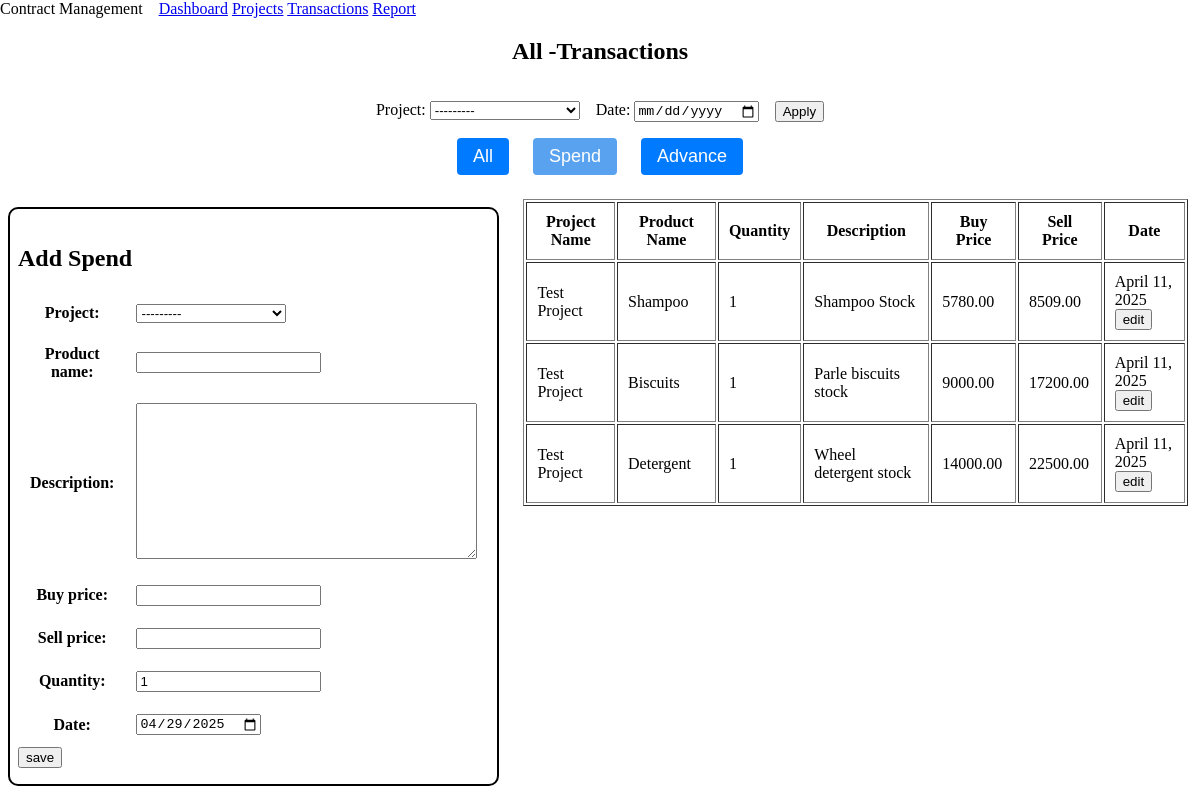
/dash/transactions/spend/, run on the app's committed database.
### dash/models.py (models this page shows, shortened)
class Inventory(models.Model):
    project = models.ForeignKey(Project, on_delete=models.CASCADE,
                                      related_name='inventories')
    product_name = models.CharField(max_length=255)
    description = models.TextField(blank=True)
    buy_price = models.DecimalField(max_digits=10, decimal_places=2)
    sell_price = models.DecimalField(max_digits=10, decimal_places=2)
    total_buy= models.DecimalField(max_digits=10, decimal_places=2, default=0.00)
    total_sell = models.DecimalField(max_digits=10, decimal_places=2, default=0.00)
    total_profit = models.DecimalField(max_digits=10, decimal_places=2, default=0.00)
    quantity = models.PositiveIntegerField()
    date = models.DateField(default=timezone.now)

class Project(models.Model):
    organization = models.ForeignKey(Organization, on_delete=models.CASCADE,
                                      related_name='projects')
    name = models.CharField(max_length=255)
    description = models.TextField(blank=True)
    advance_total = models.DecimalField(max_digits=10, decimal_places=2, default=0.00)
    lifetime_advance = models.DecimalField(max_digits=10, decimal_places=2, default=0.00)
    buy_total = models.DecimalField(max_digits=10, decimal_places=2, default=0.00)
    sell_total = models.DecimalField(max_digits=10, decimal_places=2, default=0.00)
    profit_total = models.DecimalField(max_digits=10, decimal_places=2, default=0.00)
    is_active = models.BooleanField(default=True)
    date_created = models.DateTimeField(auto_now_add=True)
    def __str__(self):
        return f"{self.name} ({self.organization.name})"

### dash/views.py (the view, shortened to what this page needs)
# urls.py: path('transactions/spend/',view=v.dash_spend,name="trans_spend"),
def dash_spend(request):
    form = forms.ExpenseForm(request.POST or None)
    filters=forms.FilterForm(request.POST or None)
    cookie=request.COOKIES
    id=cookie.get('id')
    date=cookie.get('date')
    filters.fields['project'].initial=id
    form.fields['project'].initial=id
    filters.fields['date'].initial=date
    form.fields['quantity'].initial = 1
    if id  is None and date is None:
        data=models.Inventory.objects.all()
    elif id is None and date is not None:
        data=models.Inventory.objects.filter(date=date)
    elif date is None and id is not None:
        data=models.Inventory.objects.filter(project_id=id)
    else:
        if date:
            data = models.Inventory.objects.filter(project_id=id, date=date)
        else:
            data = models.Inventory.objects.filter(project_id=id)
    try:
        org=models.Organization.objects.first()
        project=org.projects.get(id=id)
        upper_text=project.name
    except Exception as e:
        upper_text="All"
    return render(request, "dash/transactions.html", {
        "notify": " -Spend",
        "form": form,
        "view": "exp",
        "data":data,
        "filters":filters,
        "upper_text":f"{upper_text} -",
    })

### dash/forms.py
class ExpenseForm(forms.ModelForm):
    project = forms.ModelChoiceField(queryset=models.Project.objects.filter(is_active=True), required=True)
    class Meta:
        model=models.Inventory
        fields="__all__"
        exclude=['total_buy','total_sell','total_profit']
        widgets = {
            'date': forms.DateInput(attrs={'type': 'date'})
        }

class FilterForm(forms.Form):
    project = forms.ModelChoiceField(queryset=models.Project.objects.all(), required=False)
    date = forms.DateField(widget=forms.DateInput(attrs={'type': 'date', 'value':f'{timezone.now}'}),
        initial=timezone.now,required=False)

### dash/templates/dash/transactions.html (shortened to what this page needs)
{% extends "base.html" %}
{% load static %}
{% block head %}
    <link rel="stylesheet" href="{% static "dash/transactions_style.css" %}">
{% endblock head %}
{% block body %}
<div class="transactions">
    <div class="upper">
      <div class="upper_section">
        <h2 class="upper_text">{{upper_text}}Transactions</h2>
        <form class="upper_filters"  method='POST'>
            {% if filters %}
            {{ filters}}
            {% endif %}
            <button type="submit">Apply</button>
        </form>
      </div>
        <div class="upper_select">
        <form action="{% url "dash:transactions" %}" method='GET'>
            <button class="upper_btn" {% if view == "all" %} style="background: #59a2f0;" {%endif%} >All</button></form>
        <form action="{% url "dash:trans_spend" %}" method='GET'>
            <button class="upper_btn" {% if view == "exp" %} style="background: #59a2f0;" {%endif%}>Spend</button></form>
        <form action="{% url "dash:trans_advance" %}" method='GET'>
            <button class="upper_btn"{% if view == "adv" %} style="background: #59a2f0;" {%endif%}>Advance</button></form>
        </div>
    </div>
    <div class="data">
        {% if view == "exp" %}
        <form method='POST' action="{% url 'dash:trans_spend' %} " class="add_table">
          <h2>Add Spend</h2>
            <table>
                {{form.as_table}}
            </table>
            <button type="submit">save</button>
        </form>
        <div class="all_data">
            <table border="1">
                <thead>
                  <tr>
                    <th>Project Name</th>
                    <th>Product Name</th>
                    <th>Quantity</th>
                    <th>Description</th>
                    <th>Buy Price</th>
                    <th>Sell Price</th>
                    <th>Date</th>
                  </tr>
                </thead>
                <tbody>
                  {% for item in data %}
                    <tr>
                      <td>{{ item.project.name }}</td>
                      <td>{{ item.product_name }}</td>
                      <td>{{ item.quantity }}</td>
                      <td>{{ item.description }}</td>
                      <td>{{ item.buy_price }}</td>
                      <td>{{ item.sell_price }}</td>
                      <td>{{ item.date }}
                        {% if item.project.is_active == True %}
                        <form action={% url "dash:update" item.project.id item.id "None" %}><button type="submit">edit</button></form>
                        {%endif%}
                      </td>
                    </tr>
                  {% empty %}
                    <tr>
                      <td colspan="7">No data available</td>
                    </tr>
                  {% endfor %}
                </tbody>
              </table>
        </div>
        {%endif%}
    </div>
</div>
{% endblock body %}

### static/style.css (style rules this page uses)
html, body { margin: 0; padding: 0; }

### dash/static/dash/transactions_style.css (style rules this page uses)
.transactions { width: auto; }
.upper { display: flex; flex-direction: column; gap: 16px; justify-content: center; align-items: center; }
.upper_select { display: flex; flex-direction: row; gap: 24px; width: auto; justify-content: center; align-items: center; }
.upper_btn { font-size: 18px; padding: 8px 16px; background: #007bff; color: white; border: none; border-radius: 4px; cursor: pointer; }
.data { display: flex; flex-direction: row; flex-wrap:wrap; gap: 16px; justify-content: center; margin-top: 24px; }
.add_table { border: 2px solid black; flex: 1; border-radius: 10px; padding: 16px 8px; margin:8px 8px; }
.all_data { margin-right: 12px; border-collapse: separate; border-spacing: 10px; flex: 2; }
td, th { padding: 10px; font-size: 16px; }
.upper_section { display: flex; flex-direction: column; flex-wrap:wrap; gap: 16px; justify-content: center; align-items: center; }
.upper_filters { display: flex; flex-direction: row; flex-wrap:wrap; gap: 16px; }

### data on the page
Inventory: project.name "Test Project", product_name "Shampoo", quantity "1", description "Shampoo Stock", buy_price "5780.00", sell_price "8509.00", date "April 11, 2025", shows "edit"
Inventory: project.name "Test Project", product_name "Biscuits", quantity "1", description "Parle biscuits stock", buy_price "9000.00", sell_price "17200.00", date "April 11, 2025", shows "edit"
Inventory: project.name "Test Project", product_name "Detergent", quantity "1", description "Wheel detergent stock", buy_price "14000.00", sell_price "22500.00", date "April 11, 2025", shows "edit"

### other printed values
{{ upper_text }} "All -"
